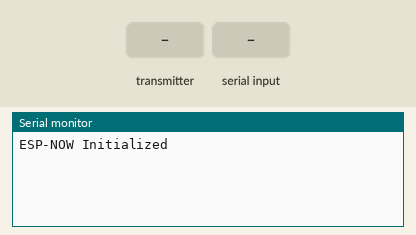
This sketch was run on a simulated ESP32. Parts: the last lines printed to the serial monitor. The inputs (shaded band) are chosen by the test bench.

Above: at 0.8 s.
0.9 s: the transmitter starts sending x = 0
At 1.0 s:
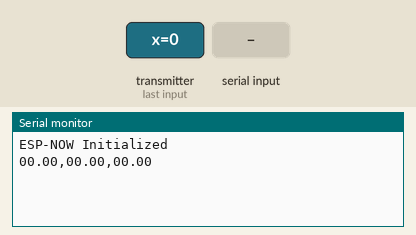
2.9 s: "exit,1\n" received over Serial
At 3.21 s:
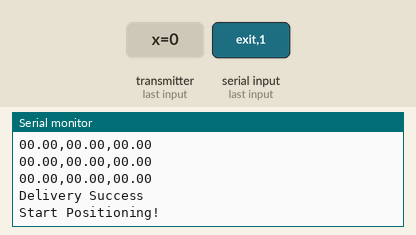
4.4 s: the transmitter starts sending y = 25
At 4.71 s:
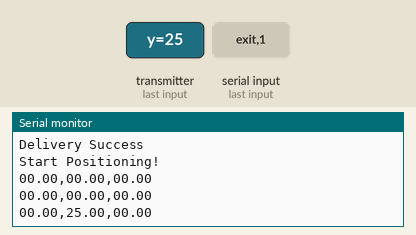
5.9 s: the transmitter starts sending z = 25
At 6.21 s:
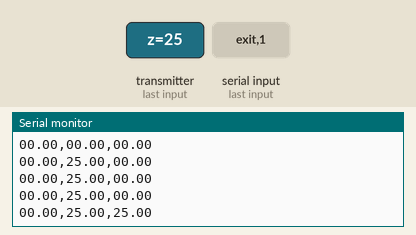
7.4 s: the transmitter starts sending y = 0
At 7.71 s:
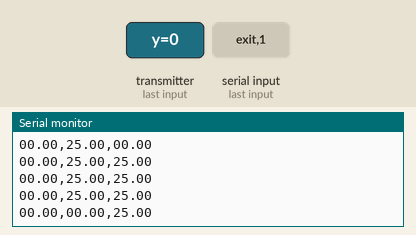
8.9 s: the transmitter starts sending z = 50
At 9.21 s:
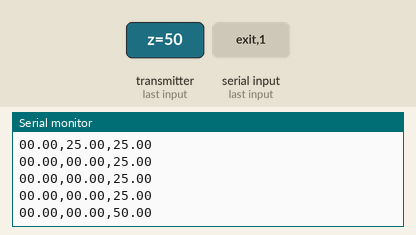
Timing chart, 0 to 11.4 s (numbered marks = the images above; inputs shaded):
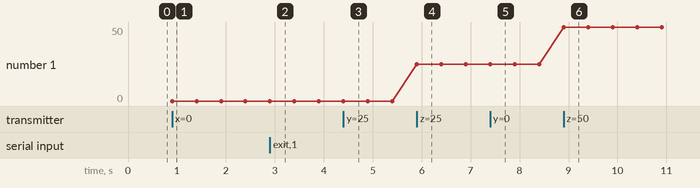

Measured:
- after the input at 0.9 s, the serial monitor: prints a new line at once (image 1)
- after the input at 2.9 s, the serial monitor: prints a new line at once (image 2)
- after the input at 4.4 s, the serial monitor: prints a new line at once (image 3)
- after the input at 5.9 s, the serial monitor: prints a new line at once (image 4)
- after the input at 7.4 s, the serial monitor: prints a new line at once (image 5)
- after the input at 8.9 s, the serial monitor: prints a new line at once (image 6)
- plotted number 1: 25 → 50 after the input at 8.9 s

The sketch:

ESPNOW_receiver.ino
```cpp
#include <esp_now.h>
#include <WiFi.h>

#define MAX_NUM_ANCHOR 8
uint8_t broadcastAddress[] = {0xB8, 0xD6, 0x1A, 0x80, 0x5F, 0x34};
bool ready = false, leave = false;

struct Position {
  float x;
  float y;
  float z;
};
Position receivedData;

struct Packet {
  bool status;
  int num;
  float anchor[MAX_NUM_ANCHOR][3];
};
Packet sendingData;

esp_now_peer_info_t peerInfo;

void OnDataSent(const uint8_t *mac_addr, esp_now_send_status_t status) {
  // Serial.print("Sending Status: ");
  Serial.println(status == ESP_NOW_SEND_SUCCESS ? "Delivery Success" : "Delivery Fail");
  if (status == ESP_NOW_SEND_SUCCESS) {
    ready = true;
  }
}

void OnDataRecv(const uint8_t * mac, const uint8_t *incomingData, int len) {
  memcpy(&receivedData, incomingData, sizeof(receivedData));
  Serial.printf("%05.2f,%05.2f,%05.2f\n", receivedData.x, receivedData.y, receivedData.z);
  // Serial.print(receivedData.x);
  // Serial.print(",");
  // Serial.print(receivedData.y);
  // Serial.print(",");
  // Serial.println(receivedData.z);
}

String splitString(String data, char separator, int index) {
  int found = 0;
  int strIndex[] = {0, -1};
  int maxIndex = data.length() - 1;
  for (int i = 0; i <= maxIndex && found <= index; i++) {
    if (data.charAt(i) == separator || i == maxIndex) {
      found++;
      strIndex[0] = strIndex[1] + 1;
      strIndex[1] = (i == maxIndex) ? i+1 : i;
    }
  }
  return found > index ? data.substring(strIndex[0], strIndex[1]) : "";
}

void setup() {
  Serial.begin(115200);
  WiFi.mode(WIFI_STA);
  // Serial.println(WiFi.macAddress());

  // initialize ESP-NOW
  if (esp_now_init() != ESP_OK) {
    Serial.println("Error Initializing ESP-NOW");
    return;
  } else {
    Serial.println("ESP-NOW Initialized");
  }

  // Register peer
  memcpy(peerInfo.peer_addr, broadcastAddress, 6);
  peerInfo.channel = 0;
  peerInfo.encrypt = false;

  // Add peer
  if (esp_now_add_peer(&peerInfo) != ESP_OK){
    Serial.println("Failed to add peer");
    return;
  }

  // get the status of Transmitted packet
  esp_now_register_send_cb(OnDataSent);
  // register callback function
  esp_now_register_recv_cb(OnDataRecv);

  while (!ready) {
    int numOfAnchor = 0;
    // initialize the anchor position
    for (int i = 0; i < MAX_NUM_ANCHOR; i++) {
      for (int j = 0; j < 3; j++) {
        sendingData.anchor[i][j] = 0;
      }
    }

    // read the data from serial monitor
    if (Serial.available()) {
      String input = Serial.readStringUntil('\n'); // formate: account;index1,x1,y1,z1;...;...;
      // Serial.println(input);
      if (input != "exit") {
        numOfAnchor = splitString(input, ';', 0).toInt();
        // Serial.println(numOfAnchor);
        for (int i = 1; i <= numOfAnchor; i++) {
          String str = splitString(input, ';', i);
          // Serial.println(str);
          int num = splitString(str, ',', 0).toInt() - 1;
          for (int j = 1; j < 4; j++) {
            float temp = splitString(str, ',', j).toFloat();
            sendingData.anchor[num][j-1] = temp;
            // Serial.println(temp);
          }
        }
        // for (int i = 0; i < 8; i++) {
        //   for (int j = 0; j < 4; j++) {
        //     if (j != 3) {
        //       Serial.print(sendingData.anchor[i][j]);
        //     } else {
        //       Serial.println(sendingData.anchor[i][j]);
        //     }
        //   }
        // }
        sendingData.status = true;
        // Send message via ESP-NOW
        esp_err_t result = esp_now_send(broadcastAddress, (uint8_t *) &sendingData, sizeof(sendingData));
        if (result == ESP_OK) {
        } else {
          Serial.println("\r\nError sending the data");
        }
      } else if (input == "exit") {
        leave = true;
        ready = true;
        break;
      }
    }
  }
  if (!leave) {
    Serial.println("Start Positioning!");
  }
}

void loop() {
  if (Serial.available()) {
    if (Serial.readStringUntil('\n') == "reset") {
      sendingData.status = false;
      esp_now_send(broadcastAddress, (uint8_t *) &sendingData, sizeof(sendingData));
      delay(3000);
      ESP.restart();
    }
  }
}
```
